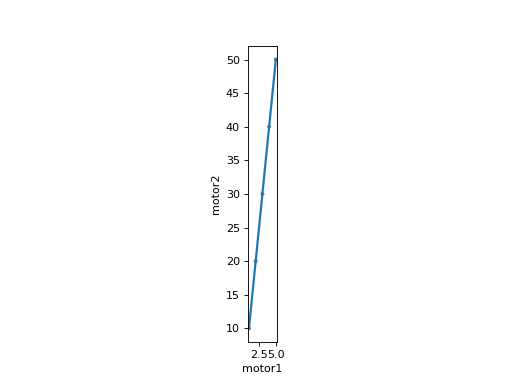

Source code (Python):
from bluesky.simulators import plot_raster_path
from ophyd.sim import motor1, motor2, det
from bluesky.plans import inner_product_scan
import matplotlib.pyplot as plt

plan = inner_product_scan([det], 5, motor1, 1, 5, motor2, 10, 50)
plot_raster_path(plan, 'motor1', 'motor2', probe_size=.3)
